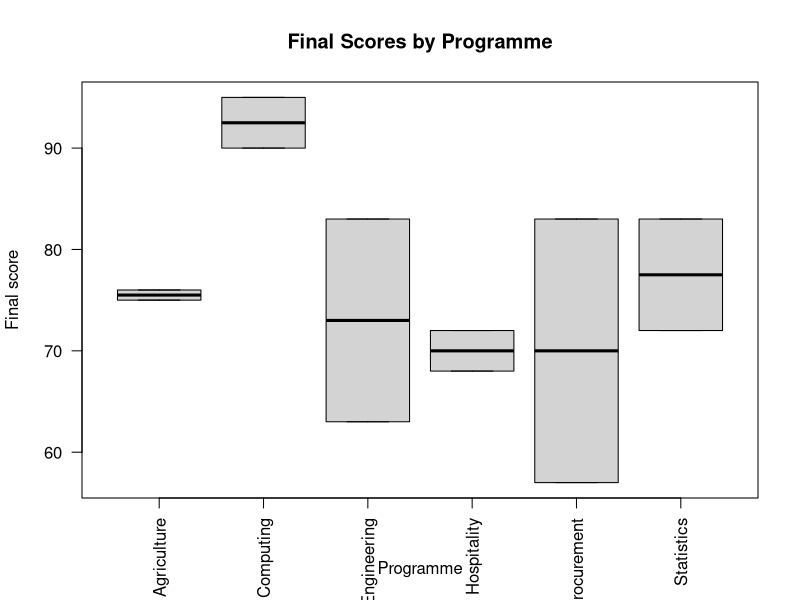

The R script that drew this image:
## ---- chunk 1
options(
  digits = 4,
  scipen = 999,
  width = 90
)

set.seed(20260714)

knitr::opts_chunk$set(
  echo = TRUE,
  message = FALSE,
  warning = TRUE,
  error = FALSE,
  comment = "#>",
  collapse = TRUE,
  fig.align = "centre",
  fig.width = 7,
  fig.height = 5
)
## ---- chunk 2
scores <- c(
  62,
  68,
  70,
  74,
  75,
  80,
  82,
  66,
  71,
  77
)

wilcox.test(
  scores,
  mu = 70,
  alternative = "two.sided",
  exact = FALSE
)
## ---- chunk 3
differences <- scores - 70

positive_count <- sum(
  differences > 0
)

nonzero_count <- sum(
  differences != 0
)

binom.test(
  positive_count,
  nonzero_count,
  p = 0.5
)
## ---- chunk 4
before_scores <- c(
  60,
  65,
  70,
  72,
  68,
  75,
  66,
  71
)

after_scores <- c(
  64,
  67,
  74,
  73,
  72,
  80,
  70,
  74
)

paired_wilcoxon <- wilcox.test(
  after_scores,
  before_scores,
  paired = TRUE,
  exact = FALSE
)

paired_wilcoxon
## ---- chunk 5
paired_differences <-
  after_scores -
  before_scores

paired_differences
median(paired_differences)
## ---- chunk 6
student_data <- read.csv(
  "data/student_scores.csv",
  stringsAsFactors = FALSE
)

two_programmes <- student_data[
  student_data$programme %in%
    c(
      "Statistics",
      "Procurement"
    ),
]
## ---- chunk 7
rank_sum_test <- wilcox.test(
  final_score ~ programme,
  data = two_programmes,
  exact = FALSE,
  conf.int = TRUE
)

rank_sum_test
## ---- chunk 8
aggregate(
  final_score ~ programme,
  data = two_programmes,
  FUN = function(x) {
    c(
      n = length(x),
      median = median(x),
      iqr = IQR(x)
    )
  }
)
## ---- chunk 9
kruskal_result <- kruskal.test(
  final_score ~ programme,
  data = student_data
)

kruskal_result
## ---- chunk 10
pairwise.wilcox.test(
  student_data$final_score,
  student_data$programme,
  p.adjust.method = "holm",
  exact = FALSE
)
## ---- chunk 11
anova_result <- summary(
  aov(
    final_score ~ programme,
    data = student_data
  )
)[[1]]

comparison_table <- data.frame(
  method = c(
    "One-way ANOVA",
    "Kruskal-Wallis"
  ),
  statistic = c(
    anova_result[
      1,
      "F value"
    ],
    unname(
      kruskal_result$statistic
    )
  ),
  p_value = c(
    anova_result[
      1,
      "Pr(>F)"
    ],
    kruskal_result$p.value
  ),
  stringsAsFactors = FALSE
)

comparison_table
## ---- chunk 12
group_levels <- unique(
  two_programmes$programme
)

group_one <- two_programmes$final_score[
  two_programmes$programme ==
    group_levels[1]
]

group_two <- two_programmes$final_score[
  two_programmes$programme ==
    group_levels[2]
]

direction <- sign(
  median(
    group_one
  ) -
  median(
    group_two
  )
)

approximate_z <- qnorm(
  rank_sum_test$p.value / 2,
  lower.tail = FALSE
) * direction

rank_effect_r <-
  approximate_z /
  sqrt(
    length(group_one) +
      length(group_two)
  )

rank_effect_r
## ---- chunk 13
h_value <- unname(
  kruskal_result$statistic
)

number_groups <- length(
  unique(
    student_data$programme
  )
)

total_n <- sum(
  complete.cases(
    student_data[
      c(
        "final_score",
        "programme"
      )
    ]
  )
)

epsilon_squared <- (
  h_value -
    number_groups +
    1
) / (
  total_n -
    number_groups
)

epsilon_squared
## ---- chunk 14
cor.test(
  student_data$coursework_score,
  student_data$examination_score,
  method = "spearman",
  exact = FALSE
)
## ---- chunk 15
cor.test(
  student_data$coursework_score,
  student_data$examination_score,
  method = "kendall",
  exact = FALSE
)
## ---- chunk 16
table(
  student_data$final_score
)[
  table(
    student_data$final_score
  ) > 1
]
## ---- chunk 17
boxplot(
  final_score ~ programme,
  data = student_data,
  main = "Final Scores by Programme",
  xlab = "Programme",
  ylab = "Final score",
  las = 2
)
## ---- chunk 18
report_one_sample_wilcoxon <- function(
  x,
  null_location = 0,
  alternative = c(
    "two.sided",
    "less",
    "greater"
  )
) {
  alternative <- match.arg(
    alternative
  )

  observed <- x[
    !is.na(x)
  ]

  result <- wilcox.test(
    observed,
    mu = null_location,
    alternative =
      alternative,
    exact = FALSE
  )

  data.frame(
    n = length(observed),
    median = median(observed),
    null_location =
      null_location,
    statistic =
      unname(
        result$statistic
      ),
    p_value =
      result$p.value,
    stringsAsFactors = FALSE
  )
}

report_one_sample_wilcoxon(
  scores,
  null_location = 70
)
## ---- chunk 19
report_rank_sum <- function(
  data,
  outcome,
  group
) {
  required <- c(
    outcome,
    group
  )

  if (!all(
    required %in%
      names(data)
  )) {
    stop(
      "Required variables are missing.",
      call. = FALSE
    )
  }

  groups <- unique(
    data[[
      group
    ]][
      !is.na(
        data[[
          group
        ]]
      )
    ]
  )

  if (length(groups) != 2L) {
    stop(
      "Exactly two groups are required.",
      call. = FALSE
    )
  }

  formula_object <- reformulate(
    group,
    response = outcome
  )

  result <- wilcox.test(
    formula_object,
    data = data,
    exact = FALSE
  )

  data.frame(
    group_1 = groups[1],
    group_2 = groups[2],
    median_1 = median(
      data[[
        outcome
      ]][
        data[[
          group
        ]] == groups[1]
      ],
      na.rm = TRUE
    ),
    median_2 = median(
      data[[
        outcome
      ]][
        data[[
          group
        ]] == groups[2]
      ],
      na.rm = TRUE
    ),
    statistic =
      unname(
        result$statistic
      ),
    p_value =
      result$p.value,
    stringsAsFactors = FALSE
  )
}

report_rank_sum(
  two_programmes,
  "final_score",
  "programme"
)
## ---- chunk 20
report_kruskal_wallis <- function(
  data,
  outcome,
  group
) {
  formula_object <- reformulate(
    group,
    response = outcome
  )

  result <- kruskal.test(
    formula_object,
    data = data
  )

  complete_data <- data[
    complete.cases(
      data[
        c(
          outcome,
          group
        )
      ]
    ),
  ]

  k <- length(
    unique(
      complete_data[[
        group
      ]]
    )
  )

  n <- nrow(
    complete_data
  )

  h <- unname(
    result$statistic
  )

  data.frame(
    h = h,
    degrees_of_freedom =
      unname(
        result$parameter
      ),
    p_value =
      result$p.value,
    epsilon_squared =
      (
        h -
        k +
        1
      ) /
      (
        n -
        k
      ),
    stringsAsFactors = FALSE
  )
}

report_kruskal_wallis(
  student_data,
  "final_score",
  "programme"
)
